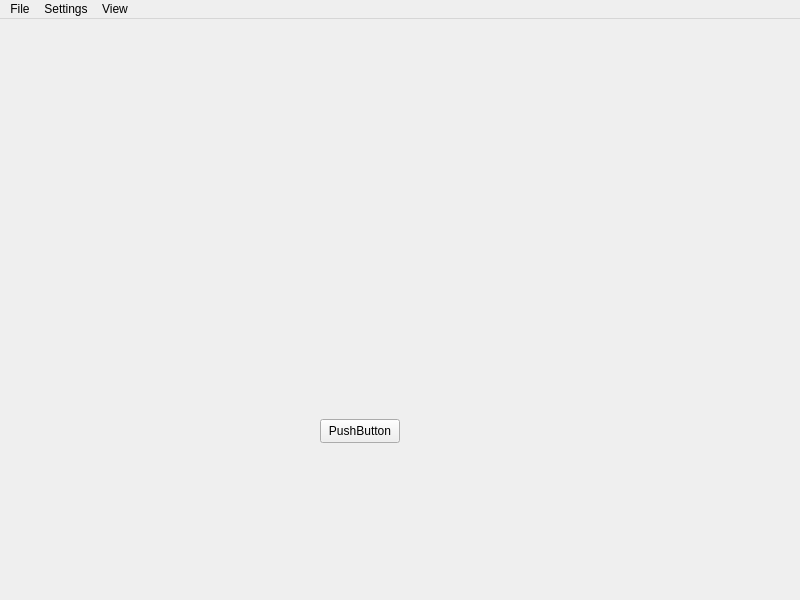
<?xml version="1.0" encoding="UTF-8"?>
<ui version="4.0">
 <class>MainWindow</class>
 <widget class="QMainWindow" name="MainWindow">
  <property name="geometry">
   <rect>
    <x>0</x>
    <y>0</y>
    <width>800</width>
    <height>600</height>
   </rect>
  </property>
  <property name="windowTitle">
   <string>MainWindow</string>
  </property>
  <widget class="QWidget" name="centralwidget">
   <widget class="QPushButton" name="pushButton">
    <property name="geometry">
     <rect>
      <x>320</x>
      <y>400</y>
      <width>80</width>
      <height>24</height>
     </rect>
    </property>
    <property name="text">
     <string>PushButton</string>
    </property>
   </widget>
  </widget>
  <widget class="QMenuBar" name="menubar">
   <property name="geometry">
    <rect>
     <x>0</x>
     <y>0</y>
     <width>800</width>
     <height>21</height>
    </rect>
   </property>
   <widget class="QMenu" name="menuFile">
    <property name="title">
     <string>File</string>
    </property>
   </widget>
   <widget class="QMenu" name="menuView">
    <property name="title">
     <string>View</string>
    </property>
    <widget class="QMenu" name="menuIcons">
     <property name="title">
      <string>Tile Sizes</string>
     </property>
     <addaction name="actionSmall"/>
     <addaction name="actionMedium"/>
     <addaction name="actionLarge"/>
    </widget>
    <addaction name="menuIcons"/>
    <addaction name="actionName"/>
    <addaction name="actionDate"/>
    <addaction name="actionIGDB_Score"/>
   </widget>
   <widget class="QMenu" name="menuSettings">
    <property name="title">
     <string>Settings</string>
    </property>
    <addaction name="actionMetadata"/>
    <addaction name="actionEmulators"/>
   </widget>
   <addaction name="menuFile"/>
   <addaction name="menuSettings"/>
   <addaction name="menuView"/>
  </widget>
  <action name="actionRefresh_All">
   <property name="text">
    <string>Refresh All</string>
   </property>
  </action>
  <action name="actionMetadata">
   <property name="text">
    <string>Metadata</string>
   </property>
  </action>
  <action name="actionEmulators">
   <property name="text">
    <string>Emulators</string>
   </property>
  </action>
  <action name="actionSmall">
   <property name="checkable">
    <bool>true</bool>
   </property>
   <property name="text">
    <string>Small</string>
   </property>
  </action>
  <action name="actionMedium">
   <property name="checkable">
    <bool>true</bool>
   </property>
   <property name="checked">
    <bool>true</bool>
   </property>
   <property name="text">
    <string>Medium</string>
   </property>
  </action>
  <action name="actionLarge">
   <property name="checkable">
    <bool>true</bool>
   </property>
   <property name="text">
    <string>Large</string>
   </property>
  </action>
  <action name="actionName">
   <property name="checkable">
    <bool>true</bool>
   </property>
   <property name="checked">
    <bool>true</bool>
   </property>
   <property name="text">
    <string>Name</string>
   </property>
  </action>
  <action name="actionDate">
   <property name="checkable">
    <bool>true</bool>
   </property>
   <property name="text">
    <string>Date</string>
   </property>
  </action>
  <action name="actionIGDB_Score">
   <property name="checkable">
    <bool>true</bool>
   </property>
   <property name="text">
    <string>IGDB Score</string>
   </property>
  </action>
 </widget>
 <resources/>
 <connections/>
</ui>
